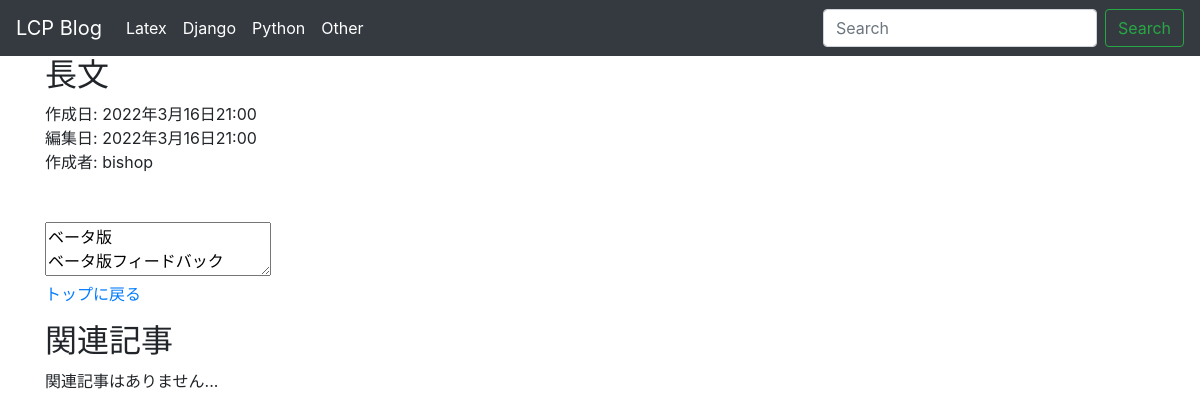
Before: /long_text/ with the older database file.
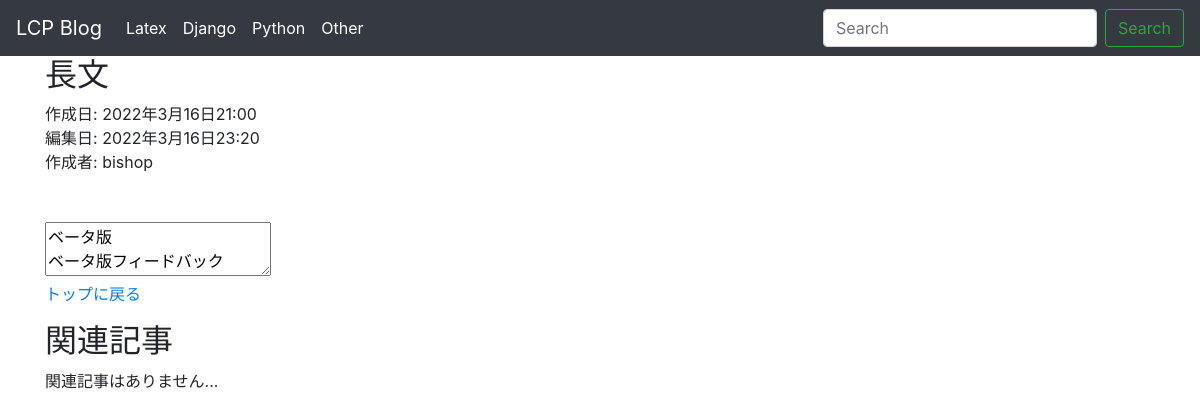
After: the same page with the newer database file.
### posts/models.py (models this page shows, shortened)
class Post(models.Model):
    title = models.CharField(max_length=100)
    created_at = models.DateTimeField(auto_now_add=True, editable=False, blank=False, null=False)
    updated_at = models.DateTimeField(auto_now=True, editable=False, blank=False, null=False)
    body = MDTextField(blank=True, null=False)
    slug = models.SlugField(max_length=255, null=False, blank=False, unique=True, verbose_name='url')
    auther = models.ForeignKey('auth.User', on_delete=models.PROTECT)
    category = models.ForeignKey(Category, verbose_name='Category', on_delete=models.PROTECT, blank=True, null=True)
    tag = models.ManyToManyField(Tag, verbose_name='Tag', blank=True, null=True)
    relation = models.ManyToManyField('self', verbose_name='関連記事', blank=True, null=True)
    class Meta:
        verbose_name_plural = 'BLOG'

### posts/views.py (the view)
# urls.py: path('<slug:slug>/', views.detail, name="detail"), #/ないとエラー出る
def detail(request, slug):
    post = get_object_or_404(Post, slug=slug)
    return render(request, 'posts/detail.html', {'post': post})

### posts/context.py (called while the page is built)
def related(request):
    context = {
      'category_list': Category.objects.all(),
      'tag_list': Tag.objects.all(),
    }
    return context

### posts/models.py (called while the page is built)
    def __str__(self):
        return self.name

### posts/templatetags/markdown_extras.py (called while the page is built)
@register.filter()
@stringfilter
def markdown(value):
    return md.markdown(value, extensions=['markdown.extensions.fenced_code', 'toc', 'tables'])

### posts/templates/posts/detail.html (shortened to what this page needs)
{% extends 'base.html' %}
{% load static %}
{% load markdown_extras %}
{% block head %}
<link href="{% static 'mdeditor/css/editormd.min.css' %}" rel="stylesheet">
<link href="{% static 'mdeditor/css/editormd.preview.css' %}" rel="stylesheet">
{% endblock %}
{% block body %}
    <h2>{{ post.title }}</h2>
    作成日: {{ post.created_at }} <br/>
    編集日: {{ post.updated_at }} <br/>
    作成者: {{ post.auther.username }}  <br/>
    <br /><br />
    <div id="content"><textarea>{{ post.body }}</textarea></div>
    <p><a href="{% url 'index' %}">トップに戻る</a></p>
    <h2>関連記事</h2>
    {% if post.relation.all %}
      {% for post in post.relation.all %}
        <p><a href="{% url 'detail' post.slug %}">{{ post.title }}</a></p>
      {% endfor %}
    {% else %}
      <p>関連記事はありません...</p>
    {% endif %}
{% endblock %}

Changed rows visible on the page:
changed Post "長文": updated_at "2022年3月16日21:00" → "2022年3月16日23:20"
